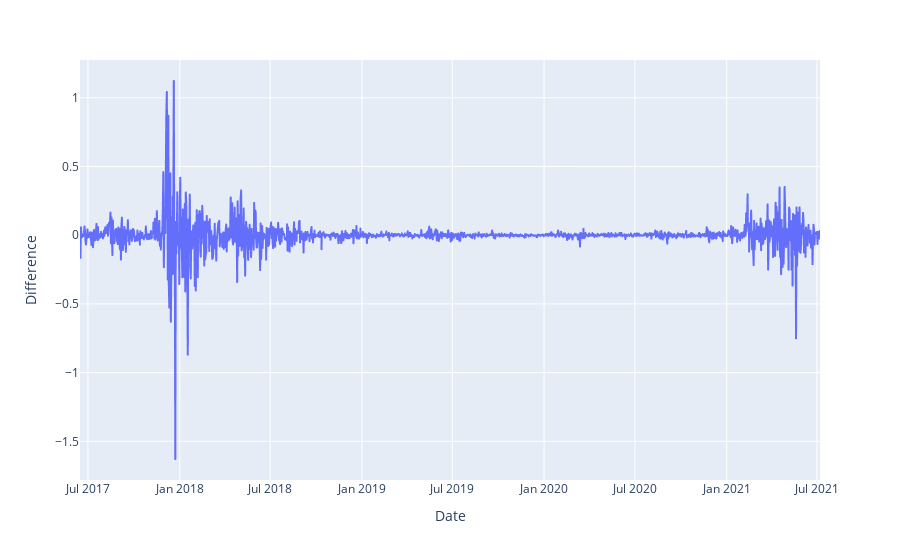

The notebook cell saved with this chart:
### Code cell
fig = px.line(data, x='Date', y="Difference")
fig.show();

### Figure 1 — Plotly figure (JSON) as saved in the notebook; plotly's stock layout.template omitted (floating-point values rounded to 4 significant figures; data arrays with more than 128 entries replaced by an {"elided": "..."} marker saying what was removed)
{"data": [{"hovertemplate": "Date=%{x}<br>Difference=%{y}<extra></extra>", "legendgroup": "", "line": {"color": "#636efa", "dash": "solid"}, "marker": {"symbol": "circle"}, "mode": "lines", "name": "", "showlegend": false, "x": {"elided": "1484 str values"}, "xaxis": "x", "y": {"elided": "1484 float values"}, "yaxis": "y", "type": "scattergl"}], "layout": {"xaxis": {"anchor": "y", "domain": [0, 1], "title": {"text": "Date"}}, "yaxis": {"anchor": "x", "domain": [0, 1], "title": {"text": "Difference"}}, "legend": {"tracegroupgap": 0}, "margin": {"t": 60}}}
